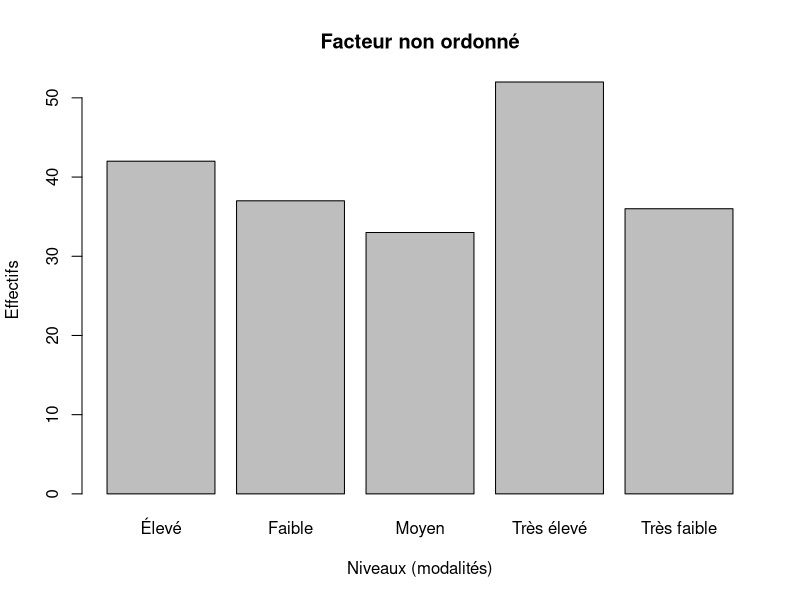
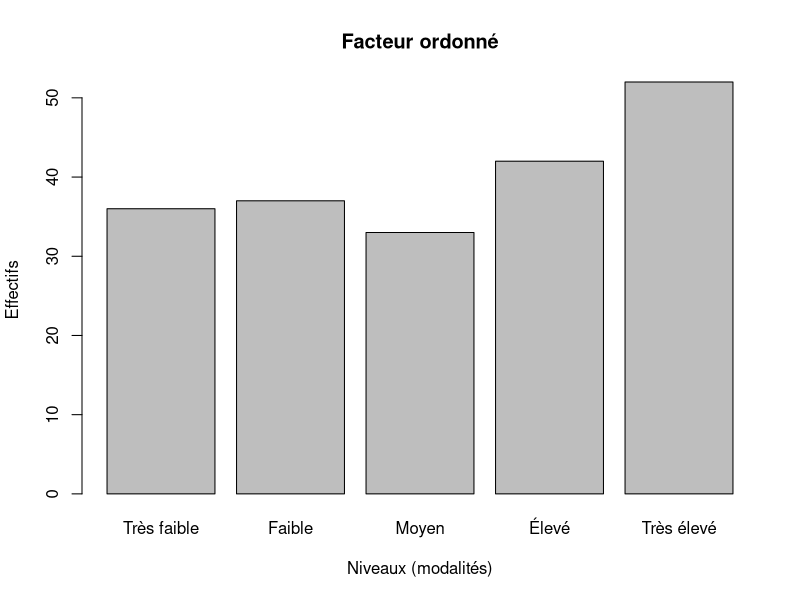

Write the R code that produced these figures, in order.
## ---- chunk 1
# Simuler 200 observations pour une variable "satisfaction"
set.seed(2026)
observations <- sample(c("Très faible", "Faible", "Moyen", 
                         "Élevé", "Très élevé"), 200, replace = TRUE)
mat_satisfaction <- matrix(observations, 200, 1, 
                           dimnames = list(paste("Participant", 
                                                 1:200, sep = "_"),
                                           "Satisfaction"))
mat_satisfaction
## ---- chunk 2
observations_non_ordonne <- factor(observations)
observations_non_ordonne
observations_ordonne <- factor(observations, ordered = TRUE, 
                               levels = c("Très faible", "Faible", 
                                          "Moyen", "Élevé", "Très élevé"))
observations_ordonne
## ---- chunk 3
effectifs <- table(observations)
effectifs
frequences <- effectifs / sum(effectifs)
frequences
pourcentage <- frequences * 100
pourcentage
tab_recap <- data.frame(Effectif = c(effectifs), 
                        Fréquence = c(frequences), 
                        Pourcentage = c(pourcentage))
tab_recap
## ---- chunk 4
test_ordonne <- observations_ordonne > "Faible"

test_non_ordonne <- observations_non_ordonne > "Faible"

tab_recap2 <- data.frame(Effectif = c(table(observations_ordonne)),
                         Effectif_Cumulé = cumsum(c(table(observations_ordonne))), 
                         Fréquence = c(table(observations_ordonne)) 
                         / sum(c(table(observations_ordonne))), 
                         Fréquence_Cumulée = cumsum(c(table(observations_ordonne))) 
                         / sum(c(table(observations_ordonne))))

tab_recap3 <- data.frame(Effectif = c(table(observations_non_ordonne)),
                         Effectif_Cumulé = cumsum(c(table(
                           observations_non_ordonne)
                           )), 
                         Fréquence = c(table(observations_non_ordonne)) 
                         / sum(c(table(observations_non_ordonne))), 
                         Fréquence_Cumulée = cumsum(c(table(
                           observations_non_ordonne)
                           )) 
                         / sum(c(table(observations_non_ordonne))))


cat("====Différences entre facteur ordonné et facteur non ordonné==== 


I) Affichage des niveaux

Pour le facteur non ordonné, les niveaux sont simplement affichés en ordre
alphabétique :",
    paste(levels(observations_non_ordonne),
    collapse = " - "),"

Pour le facteur ordonné les niveaux sont affichés selon l'ordre 
défini :", paste(levels(observations_ordonne), collapse = " < "), "


II) Comportement dans les opérations de comparaison

Pour le facteur non ordonné, les opérateurs de comparaison (<, 
>, <=, >=) ne fonctionnent pas. On rencontre des valeurs NA:",
head(test_non_ordonne), "

Pour le facteur ordonné, les opérateurs de comparaison fonctionnent 
et suivent l'ordre des niveaux défini :",
head(test_ordonne), "


III) Effectifs et fréquences cumulés 

Dans un facteur ordonné, on peut légitimement calculer les effectifs
cumulés et fréquences cumulés.

Dans un facteur non ordonné, ces calculs n'ont pas de sens car il n'y 
a pas d'ordre logique entre les niveaux.
    
Facteur ordonné: ")
print(tab_recap2)


cat("Facteur non ordonné, le calcul des effectifs et fréquences 
    cumulées n'a pas de sens car les facteurs sont rangés en ordre
    alphabétique et non suivant une structure logique: ")
print(tab_recap3)

cat("IV) Le comportement dans les graphiques")
barplot(table(observations_non_ordonne), 
        main = "Facteur non ordonné", 
        xlab = "Niveaux (modalités)", 
        ylab = "Effectifs") 
barplot(c(table(observations_ordonne)), 
        main = "Facteur ordonné", 
        xlab = "Niveaux (modalités)", 
        ylab = "Effectifs")
## ---- chunk 5
sessionInfo()
